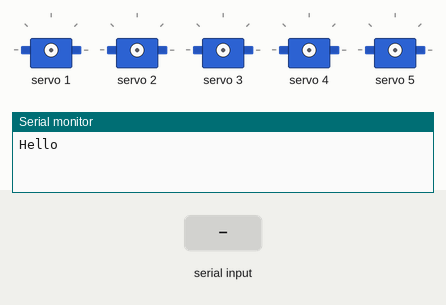
The sketch below on a simulated Arduino Uno, built with avr-gcc and run on an emulated ATmega328P. Parts: 5 × servo, the last lines printed to the serial monitor. Inputs (shaded band) come from the test bench.

Above: at 1.2 s.
1.3 s: "a" received over Serial
At 2.0 s:
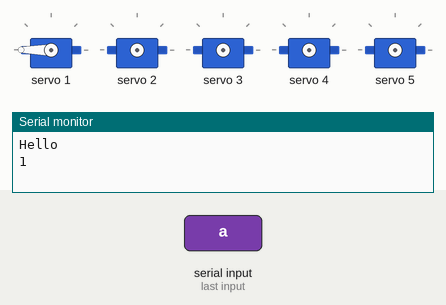
4.3 s: "b" received over Serial
At 6.6 s:
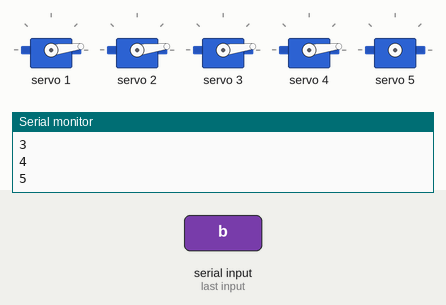
7.3 s: "c" received over Serial
At 10.4 s:
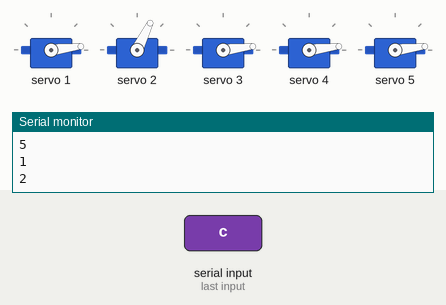
13.3 s: "d" received over Serial
At 18.1 s:
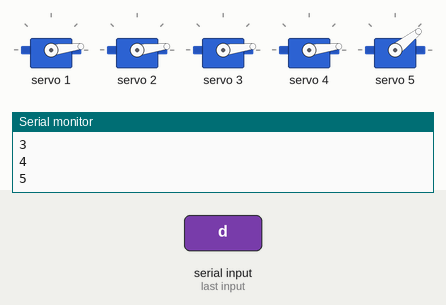
Timing chart, 0 to 19.8 s (numbered marks = the images above; inputs shaded):
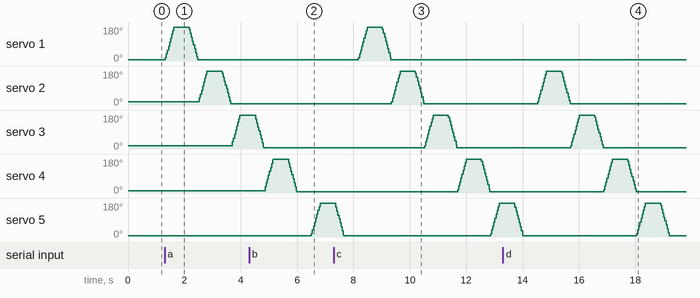

Measured:
- after the input at 1.3 s, servo 1: rises from 6° to 180° in 0.31 s, then falls to 7° in 0.84 s; servo 2: rises from 17° to 180° in 0.27 s, then falls to 7° in 0.84 s; servo 3: 17° → 180° after 2.4 s
- after the input at 4.3 s, servo 5: moves from 6° to 180° over 0.31 s, starting after 2.2 s
- after the input at 7.3 s, servo 2–4: rises from 7° to 180° in 0.31 s, then falls to 7° in 0.84 s
- after the input at 13.3 s, servo 3, servo 4: rises from 7° to 180° in 0.31 s, then falls to 7° in 0.84 s
- by itself, servo 4: rises from 11° to 180° in 0.29 s, then falls to 7° in 0.84 s

The sketch:

AlphabetTest.ino
```cpp
// Fingers 1-5 are represented by servo numbers 1-5 (the thumb is finger 5)

#include <Wire.h>
#include <Adafruit_MotorShield.h>
#include <Adafruit_PWMServoDriver.h>

Adafruit_PWMServoDriver servoDriver = Adafruit_PWMServoDriver();
Adafruit_MotorShield motorShield(0x60);

Adafruit_StepperMotor *stepper1 = motorShield.getStepper(200, 1);
Adafruit_StepperMotor *stepper2 = motorShield.getStepper(200, 2);

// Depending on your servo make, the pulse width min and max may vary, you
// want these to be as small/large as possible without hitting the hard stop
// for max range.
#define SERVOMIN  150 // The 'minimum' pulse length count (out of 4096)
#define SERVOMAX  600 // The 'maximum' pulse length count (out of 4096)
#define USMIN  600 // The rounded 'minimum' microsecond length based on the minimum pulse of 150
#define USMAX  2400 // The rounded 'maximum' microsecond length based on the maximum pulse of 600
#define SERVO_FREQ 60 // Analog servos run at ~60 Hz updates
#define STEPPER_SPEED 10 // The default stepper motor speed (rpm)

void setup() {
  while (!Serial);
  Serial.begin(9600);
  Serial.println("Hello");

  motorShield.begin();
  servoDriver.begin();

  stepper1->setSpeed(STEPPER_SPEED);
  stepper2->setSpeed(STEPPER_SPEED);

  // In theory the internal oscillator is 25MHz but it really isn't
  // that precise. You can 'calibrate' by tweaking this number till
  // you get the frequency you're expecting!
  servoDriver.setOscillatorFrequency(27000000);  // The int.osc. is closer to 27MHz
  servoDriver.setPWMFreq(SERVO_FREQ);  // Analog servos run at ~60 Hz updates

  delay(10);

  normalizePosition();
}

// Specified finger is fully bent
void bend(uint8_t servonum) {
  Serial.println(servonum);
  for (uint16_t pulselen = SERVOMIN; pulselen < SERVOMAX; pulselen++) {
    servoDriver.setPWM(servonum, 0, pulselen);
  }

  delay(500);
  for (uint16_t pulselen = SERVOMAX; pulselen > SERVOMIN; pulselen--) {
    servoDriver.setPWM(servonum, 0, pulselen);
  }
}

// Specified finger is slightly bent
void curl(uint8_t servonum) {
  Serial.println(servonum);
  for (uint16_t pulselen = SERVOMIN; pulselen < SERVOMAX; pulselen++) {
    servoDriver.setPWM(servonum, 0, pulselen);
  }

  delay(500);
  for (uint16_t pulselen = SERVOMAX; pulselen > SERVOMIN; pulselen--) {
    servoDriver.setPWM(servonum, 0, pulselen);
  }
}

void normalizePosition() {

}

void swingThumb() {

}

void curlWrist() {

}

void bendWrist() {

}

void rotateLeft() {

}

void rotateRight() {

}

void parseChar(char c) {
  switch(c) {
    case 'a' :
      bend(1); bend(2); bend(3); bend(4);
      break;
    case 'b' :
      bend(5);
      break;
    case 'c' :
      curl(1); curl(2); curl(3); curl(4); curl(5);
      break;
    case 'd' :
      bend(2); bend(3); bend(4); bend(5);
      break;
    case 'e' :
      break;
    case 'f' :
      break;
    case 'g' :
      break;
    case 'h' :
      break;
    case 'i' :
      break;
    case 'j' :
      break;
    case 'k' :
      break;
    case 'l' :
      break;
    case 'm' :
      break;
    case 'n' :
      break;
    case 'o' :
      break;
    case 'p' :
      break;
    case 'q' :
      break;
    case 'r' :
      break;
    case 's' :
      break;
    case 't' :
      break;
    case 'u' :
      break;
    case 'v' :
      break;
    case 'w' :
      break;
    case 'x' :
      break;
    case 'y' :
      break;
    case 'z' :
      break;
    case ' ' :
      delay(500);
      break;
  }
  delay(500);
  normalizePosition();
}

void loop() {
  if(Serial.available() > 0) {
    parseChar(Serial.read());
  }
}
```
